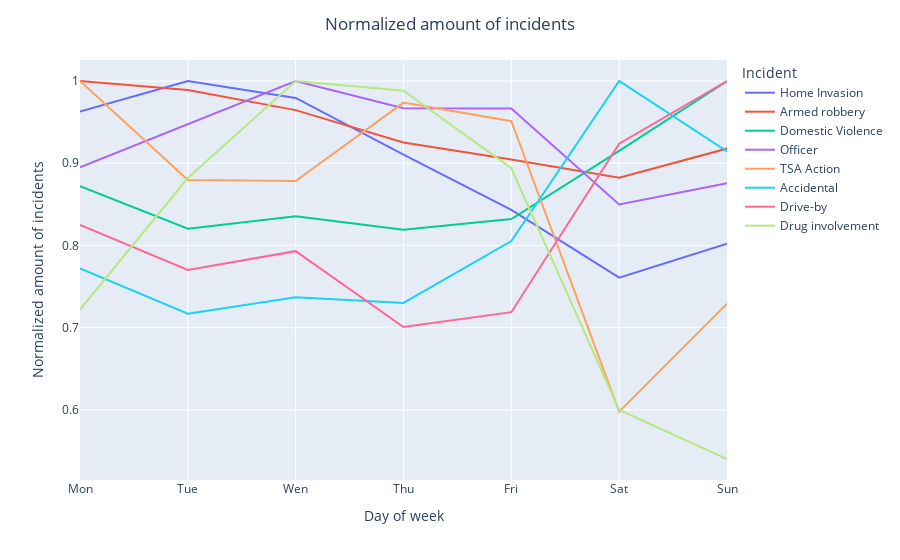

The notebook cell saved with this chart:
### Markdown cell above
### There isn't clear dependence, but almost all of them have maximum in January.

### Code cell
value_m = []
for desc in description:
    temp = df.loc[df['incident_characteristics'].str.contains(desc) == True, :]\
    .groupby(by='weekday')['date'].count()
    value_m.append(temp / temp.max())
    
temp = pd.DataFrame({description[i]: series for i, series in enumerate(value_m)})
skip_list = ['Animal', 'Sex crime', 'Road rage', 'Car-jacking']
# skip_list = []
fig = px.line(temp, x=['Mon', 'Tue', 'Wen', 'Thu', 'Fri', 'Sat', 'Sun'], 
              y=[col for col in temp.columns if col not in skip_list])
fig.update_layout(title={'text': 'Normalized amount of incidents', 'x': 0.5}, 
                  xaxis_title='Day of week',
                  yaxis_title='Normalized amount of incidents',
                  legend_title_text='Incident'
                 )
fig.show()

### Figure 1 — Plotly figure (JSON) as saved in the notebook; plotly's stock layout.template omitted (floating-point values rounded to 4 significant figures)
{"data": [{"hovertemplate": "variable=Home Invasion<br>x=%{x}<br>value=%{y}<extra></extra>", "legendgroup": "Home Invasion", "line": {"color": "#636efa", "dash": "solid"}, "mode": "lines", "name": "Home Invasion", "orientation": "v", "showlegend": true, "type": "scatter", "x": ["Mon", "Tue", "Wen", "Thu", "Fri", "Sat", "Sun"], "xaxis": "x", "y": [0.9629, 1, 0.9794, 0.9104, 0.8433, 0.7608, 0.802], "yaxis": "y"}, {"hovertemplate": "variable=Armed robbery<br>x=%{x}<br>value=%{y}<extra></extra>", "legendgroup": "Armed robbery", "line": {"color": "#EF553B", "dash": "solid"}, "mode": "lines", "name": "Armed robbery", "orientation": "v", "showlegend": true, "type": "scatter", "x": ["Mon", "Tue", "Wen", "Thu", "Fri", "Sat", "Sun"], "xaxis": "x", "y": [1, 0.989, 0.9646, 0.9251, 0.9044, 0.8824, 0.9178], "yaxis": "y"}, {"hovertemplate": "variable=Domestic Violence<br>x=%{x}<br>value=%{y}<extra></extra>", "legendgroup": "Domestic Violence", "line": {"color": "#00cc96", "dash": "solid"}, "mode": "lines", "name": "Domestic Violence", "orientation": "v", "showlegend": true, "type": "scatter", "x": ["Mon", "Tue", "Wen", "Thu", "Fri", "Sat", "Sun"], "xaxis": "x", "y": [0.8721, 0.8203, 0.8355, 0.8192, 0.8321, 0.9149, 1], "yaxis": "y"}, {"hovertemplate": "variable=Officer<br>x=%{x}<br>value=%{y}<extra></extra>", "legendgroup": "Officer", "line": {"color": "#ab63fa", "dash": "solid"}, "mode": "lines", "name": "Officer", "orientation": "v", "showlegend": true, "type": "scatter", "x": ["Mon", "Tue", "Wen", "Thu", "Fri", "Sat", "Sun"], "xaxis": "x", "y": [0.8949, 0.9474, 1, 0.967, 0.9666, 0.8499, 0.8756], "yaxis": "y"}, {"hovertemplate": "variable=TSA Action<br>x=%{x}<br>value=%{y}<extra></extra>", "legendgroup": "TSA Action", "line": {"color": "#FFA15A", "dash": "solid"}, "mode": "lines", "name": "TSA Action", "orientation": "v", "showlegend": true, "type": "scatter", "x": ["Mon", "Tue", "Wen", "Thu", "Fri", "Sat", "Sun"], "xaxis": "x", "y": [1, 0.8795, 0.8783, 0.9737, 0.9511, 0.5979, 0.7291], "yaxis": "y"}, {"hovertemplate": "variable=Accidental<br>x=%{x}<br>value=%{y}<extra></extra>", "legendgroup": "Accidental", "line": {"color": "#19d3f3", "dash": "solid"}, "mode": "lines", "name": "Accidental", "orientation": "v", "showlegend": true, "type": "scatter", "x": ["Mon", "Tue", "Wen", "Thu", "Fri", "Sat", "Sun"], "xaxis": "x", "y": [0.7721, 0.7169, 0.7369, 0.73, 0.8052, 1, 0.9144], "yaxis": "y"}, {"hovertemplate": "variable=Drive-by<br>x=%{x}<br>value=%{y}<extra></extra>", "legendgroup": "Drive-by", "line": {"color": "#FF6692", "dash": "solid"}, "mode": "lines", "name": "Drive-by", "orientation": "v", "showlegend": true, "type": "scatter", "x": ["Mon", "Tue", "Wen", "Thu", "Fri", "Sat", "Sun"], "xaxis": "x", "y": [0.825, 0.7702, 0.793, 0.7007, 0.7188, 0.9237, 1], "yaxis": "y"}, {"hovertemplate": "variable=Drug involvement<br>x=%{x}<br>value=%{y}<extra></extra>", "legendgroup": "Drug involvement", "line": {"color": "#B6E880", "dash": "solid"}, "mode": "lines", "name": "Drug involvement", "orientation": "v", "showlegend": true, "type": "scatter", "x": ["Mon", "Tue", "Wen", "Thu", "Fri", "Sat", "Sun"], "xaxis": "x", "y": [0.7218, 0.882, 1, 0.9881, 0.8939, 0.5999, 0.5402], "yaxis": "y"}], "layout": {"legend": {"title": {"text": "Incident"}, "tracegroupgap": 0}, "margin": {"t": 60}, "title": {"text": "Normalized amount of incidents", "x": 0.5}, "xaxis": {"anchor": "y", "domain": [0, 1], "title": {"text": "Day of week"}}, "yaxis": {"anchor": "x", "domain": [0, 1], "title": {"text": "Normalized amount of incidents"}}}}
